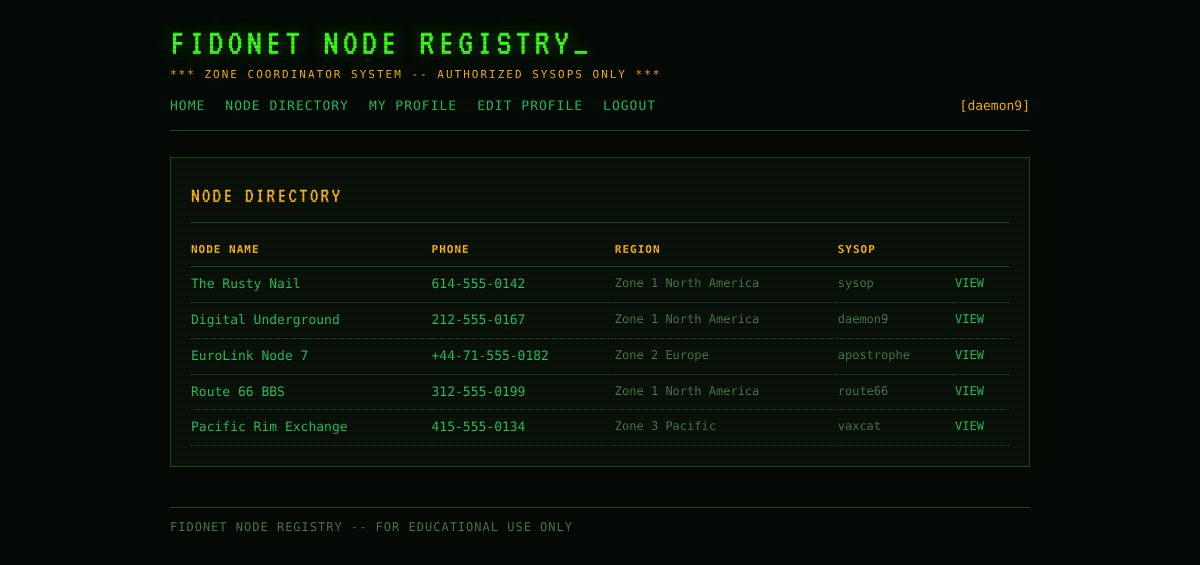
The app's page /directory (signed in) with its own data.
### tables this page shows
CREATE TABLE users (
            id INTEGER PRIMARY KEY AUTOINCREMENT,
            username TEXT UNIQUE NOT NULL,
            password_hash TEXT NOT NULL,
            role TEXT NOT NULL DEFAULT 'user',
            region TEXT,
            joined INTEGER
        );

CREATE TABLE nodes (
            id INTEGER PRIMARY KEY AUTOINCREMENT,
            name TEXT NOT NULL,
            phone TEXT,
            region TEXT,
            description TEXT,
            owner_id INTEGER NOT NULL
        );

### app.py (the view)
@app.route('/directory')
def directory():
    current = get_current_user(request)
    all_nodes = node_repo.get_all()
    return render_template('directory.html', nodes=all_nodes, current_user=current)

### app.py (called while the page is built)
def get_current_user(req):
    token = req.cookies.get('bbs_token')
    if not token:
        return None
    return sessions.get(token)

    def fetchall(self, query, params=()):
        cursor = self._conn.cursor()
        cursor.execute(query, params)
        return cursor.fetchall()

    def get_all(self):
        return self._db.fetchall("""
            SELECT n.*, u.username AS owner_username
            FROM nodes n JOIN users u ON n.owner_id = u.id
            ORDER BY n.id
        """)

### templates/directory.html
{% extends "base.html" %}
{% block content %}
<div class="panel">
  <div class="panel-title">NODE DIRECTORY</div>
  {% if nodes %}
    <table class="data-table">
      <thead>
        <tr>
          <th>NODE NAME</th>
          <th>PHONE</th>
          <th>REGION</th>
          <th>SYSOP</th>
          <th></th>
        </tr>
      </thead>
      <tbody>
        {% for node in nodes %}
        <tr>
          <td class="name"><a href="{{ url_for('node_view', node_id=node.id) }}">{{ node.name }}</a></td>
          <td class="phone">{{ node.phone }}</td>
          <td class="meta">{{ node.region }}</td>
          <td class="meta">{{ node.owner_username }}</td>
          <td class="meta">
            {% if current_user %}
              <a href="{{ url_for('node_view', node_id=node.id) }}">VIEW</a>
            {% endif %}
          </td>
        </tr>
        {% endfor %}
      </tbody>
    </table>
  {% else %}
    <p style="color:var(--grey);">NO NODES REGISTERED.</p>
  {% endif %}
</div>
{% endblock %}

### templates/base.html (shortened to what this page needs)
<!DOCTYPE html>
<html lang="en">
<head>
  <link rel="stylesheet" href="{{ url_for('static', filename='css/style.css') }}">
</head>
<body>
<div class="page-wrap">
  <header class="site-header">
    <div class="site-title">FIDONET NODE REGISTRY<span class="blink">_</span></div>
    <div class="site-sub">*** ZONE COORDINATOR SYSTEM -- AUTHORIZED SYSOPS ONLY ***</div>
    <nav class="site-nav">
      <a href="{{ url_for('index') }}">HOME</a>
      <a href="{{ url_for('directory') }}">NODE DIRECTORY</a>
      {% if current_user %}
        <a href="{{ url_for('profile', user_id=current_user.user_id) }}">MY PROFILE</a>
        <a href="{{ url_for('profile_edit') }}">EDIT PROFILE</a>
        <a href="{{ url_for('logout') }}">LOGOUT</a>
        <span class="nav-handle">[{{ current_user.username }}]</span>
      {% else %}
        <a href="{{ url_for('login') }}">LOGIN</a>
        <a href="{{ url_for('register') }}">REGISTER</a>
      {% endif %}
    </nav>
  </header>
  <main>
    {% block content %}{% endblock %}
  </main>
  <footer class="site-footer">
    FIDONET NODE REGISTRY -- FOR EDUCATIONAL USE ONLY
  </footer>
</div>
</body>
</html>

### static/css/style.css (style rules this page uses)
:root { --bg: #050a05; --bg-panel: #0a120a; --green: #39ff14; --green-dim: #1a7a0a; --green-mid: #22c55e; --amber: #ffb800; --red: #ff3c3c; --grey: #4a7a4a; --text: #c8f5c8; --border: #1a4a1a; --font-mono: 'Share Tech Mono', monospace; --font-vt: 'VT323', monospace; }
* { box-sizing: border-box; margin: 0; padding: 0; }
body { background: var(--bg); color: var(--text); font-family: var(--font-mono); font-size: 14px; line-height: 1.6; min-height: 100vh; }
body::before { content: ''; position: fixed; inset: 0; background: repeating-linear-gradient( 0deg, transparent, transparent 2px, rgba(0,0,0,0.12) 2px, rgba(0,0,0,0.12) 4px ); pointer-events: none; z-index: 9999; }
.page-wrap { max-width: 900px; margin: 0 auto; padding: 24px 20px; }
.site-header { border-bottom: 1px solid var(--border); padding-bottom: 14px; margin-bottom: 26px; }
.site-title { font-family: var(--font-vt); font-size: 38px; color: var(--green); letter-spacing: 4px; line-height: 1; text-shadow: 0 0 18px rgba(57,255,20,0.35); }
.site-sub { color: var(--amber); font-size: 11px; letter-spacing: 2px; margin-top: 4px; }
.site-nav { margin-top: 12px; display: flex; gap: 20px; flex-wrap: wrap; align-items: center; }
.site-nav a { color: var(--green-mid); text-decoration: none; font-size: 13px; letter-spacing: 1px; }
.nav-handle { margin-left: auto; color: var(--amber); font-size: 13px; }
.panel { background: var(--bg-panel); border: 1px solid var(--border); padding: 20px; margin-bottom: 20px; }
.panel-title { font-family: var(--font-vt); font-size: 22px; color: var(--amber); letter-spacing: 2px; margin-bottom: 14px; border-bottom: 1px solid var(--border); padding-bottom: 8px; }
.data-table { width: 100%; border-collapse: collapse; font-size: 13px; }
.data-table th { text-align: left; color: var(--amber); font-size: 11px; letter-spacing: 1px; padding: 4px 8px 8px 0; border-bottom: 1px solid var(--border); }
.data-table td { padding: 7px 8px 7px 0; border-bottom: 1px dotted var(--border); vertical-align: top; }
.data-table td.name { color: var(--green); }
.data-table td.phone { color: var(--green-mid); }
.data-table td.meta { color: var(--grey); font-size: 12px; }
.site-footer { margin-top: 40px; border-top: 1px solid var(--border); padding-top: 10px; color: var(--grey); font-size: 12px; letter-spacing: 1px; }
.blink { animation: blink 1.1s step-end infinite; }
a { color: var(--green-mid); text-decoration: none; }

### records on screen
users: username "daemon9"
nodes: name "The Rusty Nail", phone "614-555-0142", region "Zone 1 North America", owner_username "sysop"
nodes: name "Digital Underground", phone "212-555-0167", region "Zone 1 North America", owner_username "daemon9"
nodes: name "EuroLink Node 7", phone "+44-71-555-0182", region "Zone 2 Europe", owner_username "apostrophe"
nodes: name "Route 66 BBS", phone "312-555-0199", region "Zone 1 North America", owner_username "route66"
nodes: name "Pacific Rim Exchange", phone "415-555-0134", region "Zone 3 Pacific", owner_username "vaxcat"
